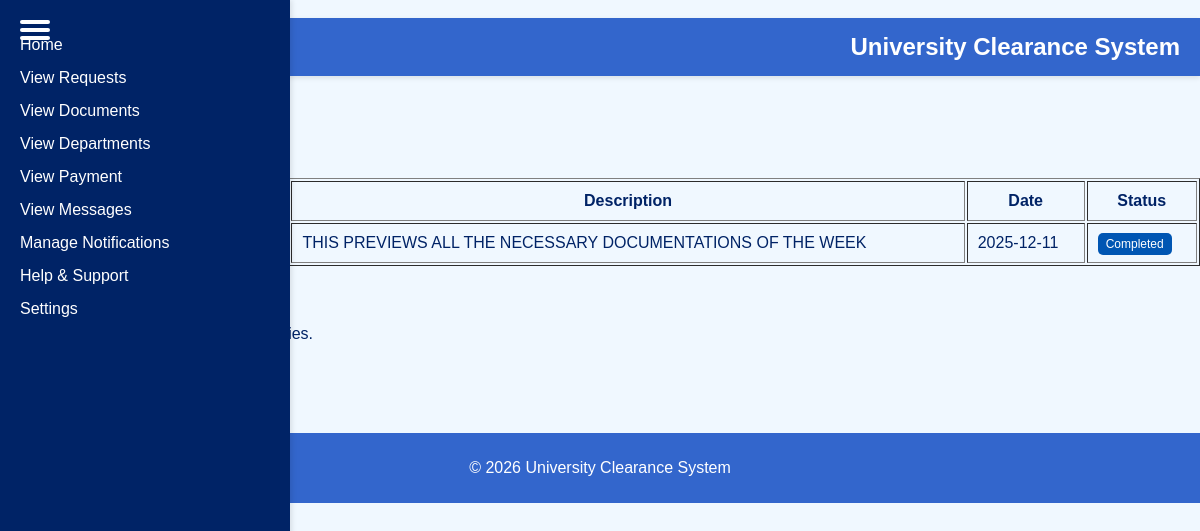
Screenshot of /affairs2.php (signed in) with the database file from the repository.
### tables this page shows
CREATE TABLE `affairs_events` (
  `id` int(11) NOT NULL,
  `title` varchar(255) DEFAULT NULL,
  `description` text DEFAULT NULL,
  `event_date` date DEFAULT NULL,
  `status` varchar(20) DEFAULT 'Upcoming'
);

### affairs2.php (the view, shortened to what this page needs)
<?php
$host = '127.0.0.1';
$port = '3307';
$db_username = 'root';
$db_password = '';
$db_name = 'grafino';
try {
    $dsn = "mysql:host=$host;port=$port;dbname=$db_name;charset=utf8mb4";
    $pdo = new PDO($dsn, $db_username, $db_password, [
            PDO::ATTR_ERRMODE => PDO::ERRMODE_EXCEPTION,
            PDO::ATTR_DEFAULT_FETCH_MODE => PDO::FETCH_ASSOC,
    ]);
    $username = $_SESSION['username'];
    $stmt = $pdo->prepare("SELECT full_name FROM users WHERE username = ?");
    $stmt->execute([$username]);
    $user = $stmt->fetch();
    $stmt = $pdo->query("SELECT * FROM affairs_events ORDER BY event_date ASC");
    $events = $stmt->fetchAll();
} catch (PDOException $e) {
    die("Database error: " . $e->getMessage());
}
$data = [
        'full_name' => htmlspecialchars($user['full_name']),
];
?>
<!DOCTYPE html>
<html lang="en">
<head>
    <link rel="stylesheet" href="styles.css">
</head>
<body>
<div class="hamburger-menu" onclick="toggleSidebar()">
    <div></div>
    <div></div>
    <div></div>
</div>
<div class="main-content" id="main-content">
    <header>
        <div class="header-content">
            <h1>University Clearance System</h1>
        </div>
    </header>
    <aside class="sidebar">
        <nav>
            <ul>
                <li><a href="adminpage.php">Home</a></li>
                <li><a href="manage_requests.php">View Requests</a></li>
                <li><a href="manage_documents.php">View Documents</a></li>
                <li><a href="departments2.html">View Departments</a></li>
                <li><a href="manage_paymentS.php">View Payment</a></li>
                <li><a href="manage_messages.php">View Messages</a></li>
                <li><a href="affairs.php">Manage Notifications</a></li>
                <li><a href="support2.php">Help & Support</a></li>
                <li><a href="settings2.php">Settings</a></li>
            </ul>
        </nav>
    </aside>
    <main>
        <section class="welcome-section">
            <h2>Welcome, <?php echo $data['full_name']; ?>!</h2>
            <p>Student Affairs - Events & Planning</p>
        </section>
        <section class="progress-section">
            <table border="1" width="100%" cellpadding="10">
                <tr>
                    <th>Title</th>
                    <th>Description</th>
                    <th>Date</th>
                    <th>Status</th>
                </tr>
                <?php foreach ($events as $event): ?>
                    <tr>
                        <td>
                        </td>
                        <td>
                            <?= htmlspecialchars($event['description']) ?>
                        </td>
                        <td>
                            <?= $event['event_date'] ?>
                        </td>
                        <td>
        <span style="
            padding:4px 8px;
            border-radius:5px;
            background:#0056b3;
            color:white;
            font-size:12px;
        ">
            <?= htmlspecialchars($event['status']) ?>
        </span>
                        </td>
                    </tr>
                <?php endforeach; ?>
            </table>
        </section>
        <section class="notifications-section">
            <h3>Affairs Notifications</h3>
            <ul>
                <li>Check out upcoming student activities.</li>
                <li>Register early to secure your slot.</li>
                <li>Stay updated on campus events.</li>
            </ul>
        </section>
    </main>
</div>
<footer>
    <p>&copy; <?php echo date("Y"); ?> University Clearance System</p>
</footer>
</body>
</html>

### styles.css (style rules this page uses)
body { font-family: Arial, sans-serif; }
h2 { color: #2c3e50; }
body { font-family: Arial, sans-serif; background-color: #f0f8ff; color: #002366; margin: 0; padding: 0; }
header { background-color: #3366cc; color: #fff; padding: 15px 20px; display: flex; justify-content: space-between; align-items: center; box-shadow: 0 2px 5px rgba(0, 0, 0, 0.1); }
header h1 { margin: 0; font-size: 24px; }
.sidebar { width: 250px; background-color: #002366; color: #fff; height: 100vh; position: fixed; top: 0; left: 0; padding: 20px; box-shadow: 2px 0 5px rgba(0, 0, 0, 0.1); }
.sidebar nav ul { list-style: none; padding: 0; }
.sidebar nav ul li { margin-bottom: 15px; }
.sidebar nav ul li a { color: #fff; text-decoration: none; font-size: 16px; display: block; }
footer { background-color: #3366cc; color: white; text-align: center; padding: 10px 0; margin-top: 20px; }

### affairs2.php (style rules this page uses)
.hamburger-menu { position: absolute; top: 20px; left: 20px; width: 30px; height: 20px; display: flex; flex-direction: column; justify-content: space-between; cursor: pointer; z-index: 1000; }
.hamburger-menu div { width: 100%; height: 4px; background-color: #ffffff; border-radius: 2px; }

### rows the page displays
affairs_events: description "THIS PREVIEWS ALL THE NECESSARY DOCUMENTATIONS OF THE WEEK", event_date "2025-12-11", status "Completed"
